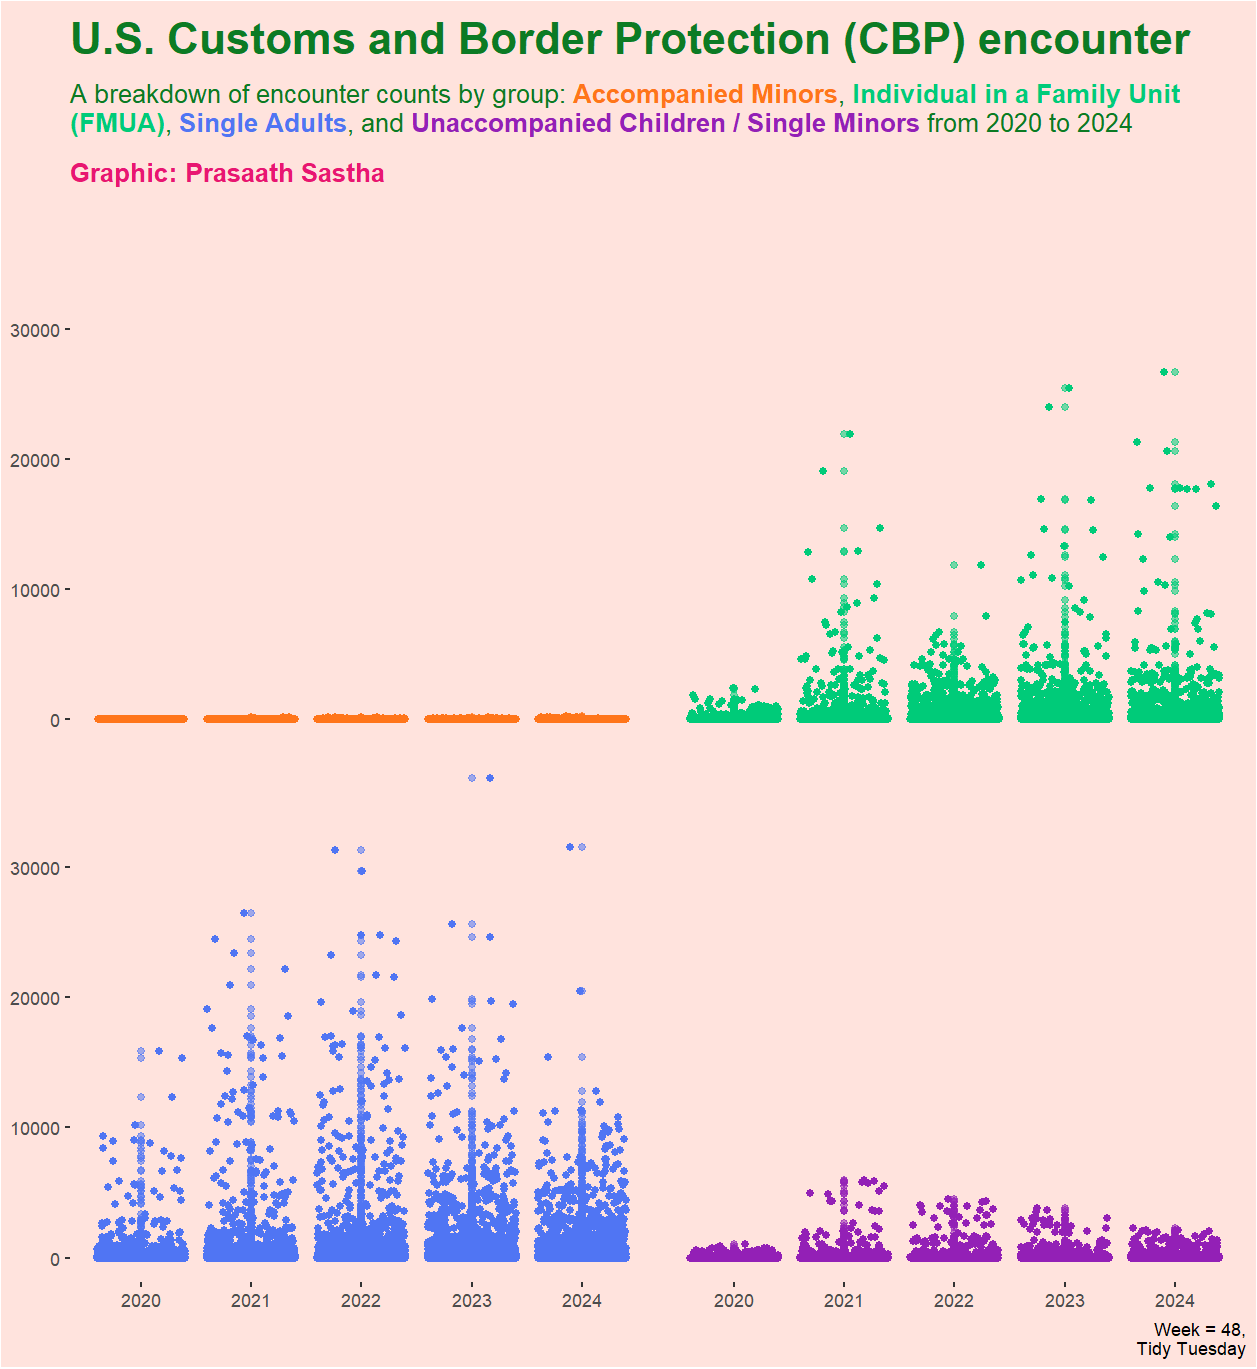

Recreate this plot in R.
# Load Libraries
library(tidyverse)
library(glue)
library(ggtext)
library(tidytuesdayR)
library(skimr)
library(magick)
library(grid)

tues_data <- tt_load(2024, week = 48)

cbp_resp <- tues_data$cbp_resp
cbp_state <- tues_data$cbp_state

skim(cbp_resp) |> view()
skim(cbp_state) |> view()
glimpse(cbp_state)


#Plot aesthetics
bg_col <- "#ffe3dd"
bg_col_1 <- "#f4f1f1"
text_col_1 <- "#0c7b24"



title <- "U.S. Customs and Border Protection (CBP) encounter"
st <- glue(" A breakdown of encounter counts by group: <span style='color:{A}'>**Accompanied Minors**</span>, <span style='color:{B}'>**Individual in a Family Unit (FMUA)**</span>, <span style='color:{C}'>**Single Adults**</span>, and <span style='color:{D}'>**Unaccompanied  Children / Single Minors**</span> from 2020 to 2024
           \n\n <span style='color:{E}'>**Graphic: Prasaath Sastha**</span>")

A <- "#ff751a"
B<- "#00cb79" 
C<- "#5075f3"
D<- "#9320b6"
E <- "#e81671"

plot_col <- c(
"Accompanied Minors" <- "#ff751a",
"FMUA" <- "#00cb79",
"Single Adults" <- "#5075f3",
"UC / Single Minors" <- "#9320b6")

cbp_state |> ggplot(aes(fiscal_year, encounter_count, colour = demographic))+
  geom_point(aes(alpha = 0.5), show.legend = FALSE)+
  geom_jitter()+
  scale_color_manual(values = plot_col)+
  facet_wrap(~ demographic)+
  guides(color = "none")+
  labs(
    title = title,
    subtitle = st,
    caption = "Week = 48,
    Tidy Tuesday"
  )+
  theme(
    plot.background = element_rect(fill = bg_col),
    panel.background = element_rect(fill = bg_col),
    panel.border = element_blank(),
    panel.grid = element_blank(),
    strip.background = element_blank(),
    strip.text.x = element_blank(),
    plot.title = element_text(
      size        = rel(2),
      face        = "bold",
      color       = text_col_1,
      margin      = margin(t = 5, b = 5)
    ),
    plot.subtitle = element_textbox_simple(
      size        = rel(1.2),
      color       = text_col_1,
      lineheight  = 1.1,
      margin      = margin(t = 5, b = 15)
    ),
    axis.title = element_blank()
  )
